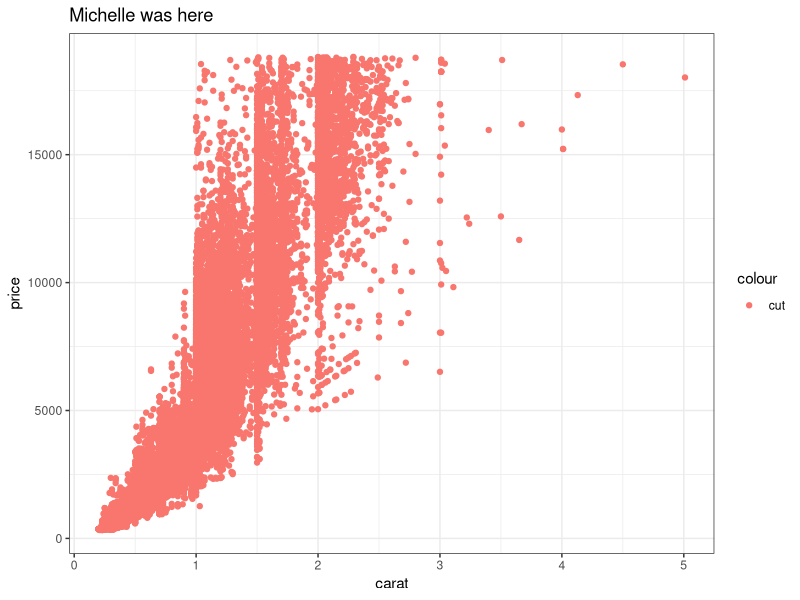
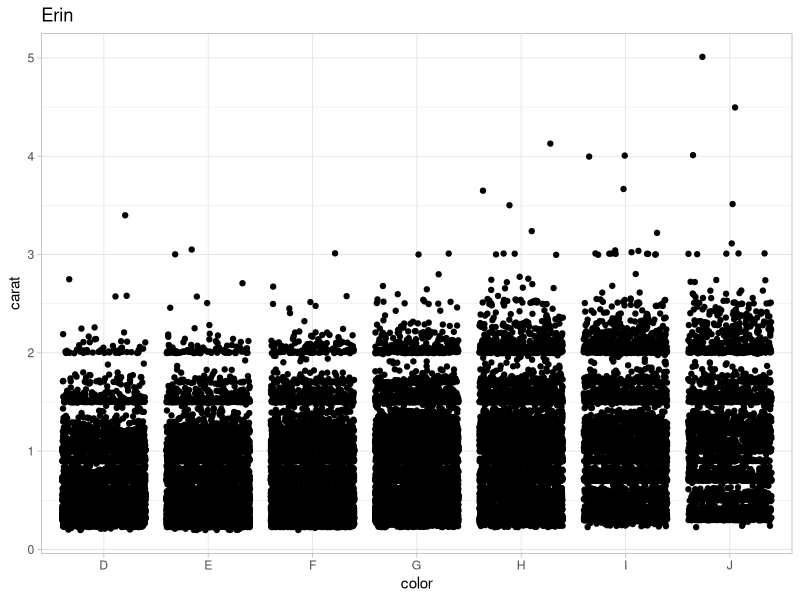
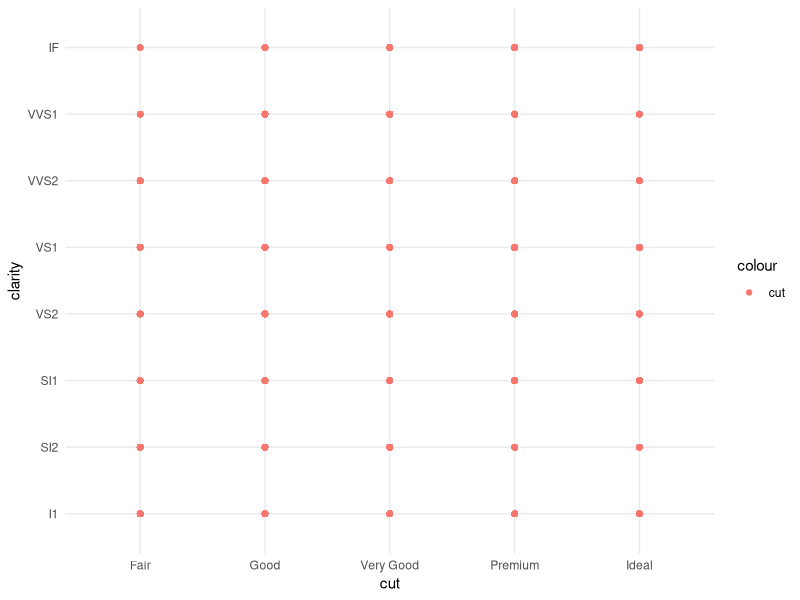
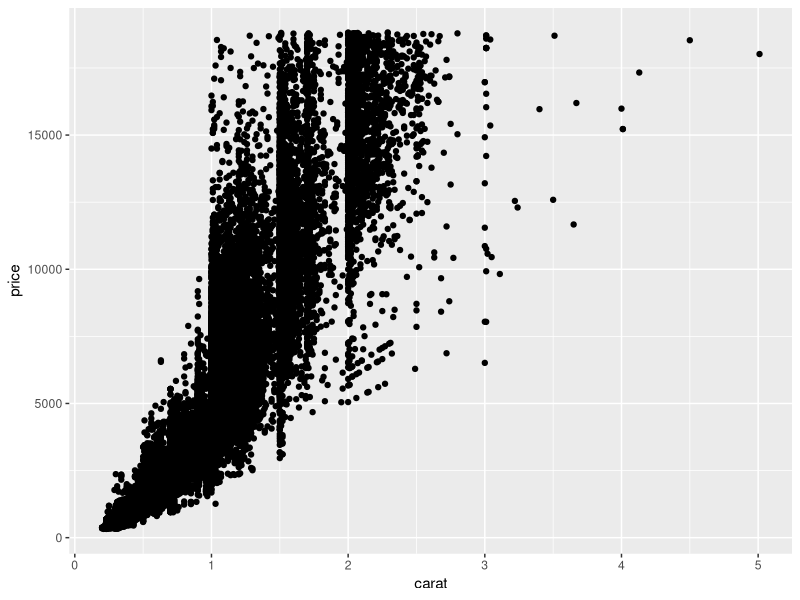

Write the R code that produced these figures, in order.
## ---- chunk 1
knitr::opts_chunk$set(echo = TRUE)
library(tidyverse)
## ---- chunk 2
# Partner 1: 
# Run the code below to see the original graph
# Change the code below to make the point color change based on 'cut', and update the theme to theme_bw(). Update the title to include your first name. 

ggplot(data = diamonds, aes(x = carat, y = price)) +
  geom_point(aes(color='cut')) +
  theme_bw() +
  labs(title = "Michelle was here")
## ---- chunk 3
# Partner 2: 
# Run the code below to see the original graph
# Change the code below to make the geom a geom_jitter, and update the theme to theme_light. Update the title to include your first name. 

ggplot(data = diamonds, aes(x = color, y = carat)) +
  geom_jitter() +
  theme_light() +
  labs(title = "Erin")
## ---- chunk 4
ggplot(data = diamonds, aes(x = cut, y = clarity)) +
  geom_point(aes(color = 'cut')) +
  theme_minimal()
## ---- chunk 5
ggplot(data=diamonds, aes(x = carat, y = price))+
  geom_point()
